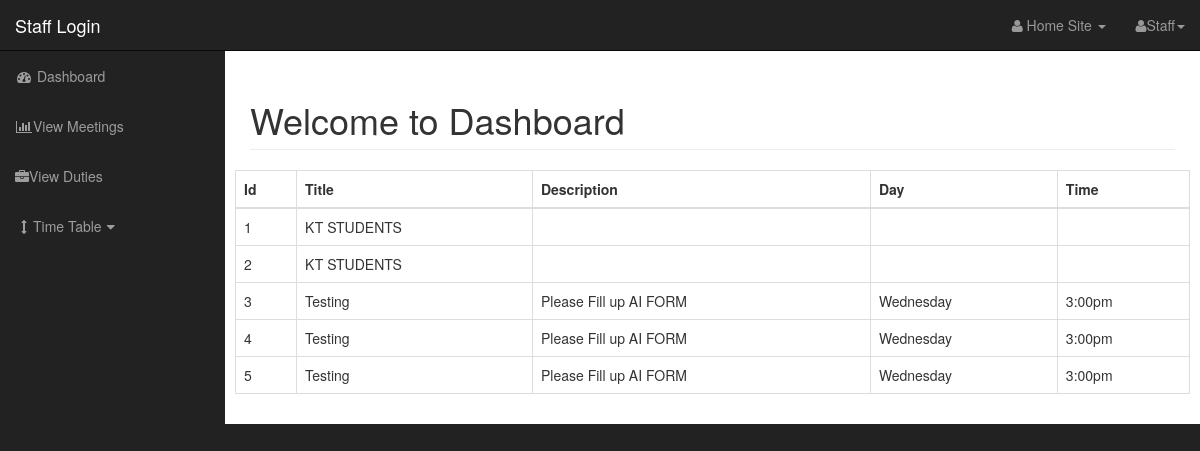
Page /Staff/dashboard.php?source=view-meetings (signed in) on the committed database.
### tables this page shows
CREATE TABLE `meetings` (
  `id` int(11) NOT NULL,
  `title` varchar(255) NOT NULL,
  `description` varchar(255) NOT NULL,
  `day` varchar(255) NOT NULL,
  `time` varchar(255) NOT NULL
);

### Staff/includes/view_meetings.php (the view)
<form action="" method="POST">
 <table class="table table-bordered table-hover">
     <tr>
         <th>Id</th>
         <th>Title</th>
         <th>Description</th>
         <th>Day</th>
         <th>Time</th>
     </tr>
     <tbody>
         <?php
             $query = "SELECT * FROM meetings";
             $select_prod_query = mysqli_query($connection, $query);
             while($row = mysqli_fetch_assoc($select_prod_query)){
                 $id = $row['id'];
                 $title = $row['title'];
                 $description = $row['description'];
                 $day = $row['day'];
                 $time = $row['time'];
                 echo "<tr>";
                     echo "<td>$id</td>";
                     echo "<td>$title</td>";
                     echo "<td>$description</td>";
                     echo "<td>$day</td>";
                     echo "<td>$time</td>";
                 echo "</tr>";
             }
         ?>
     </tbody>
 </table>
 </form>

### Staff/css/sb-admin.css (style rules this page uses)
body { margin-top: 100px; background-color: #222; }
@media (min-width:768px) { body { margin-top: 50px; } }

### rows in the picture
meetings: id "1", title "KT STUDENTS"
meetings: id "2", title "KT STUDENTS"
meetings: id "3", title "Testing", description "Please Fill up AI FORM", day "Wednesday", time "3:00pm"
meetings: id "4", title "Testing", description "Please Fill up AI FORM", day "Wednesday", time "3:00pm"
meetings: id "5", title "Testing", description "Please Fill up AI FORM", day "Wednesday", time "3:00pm"
